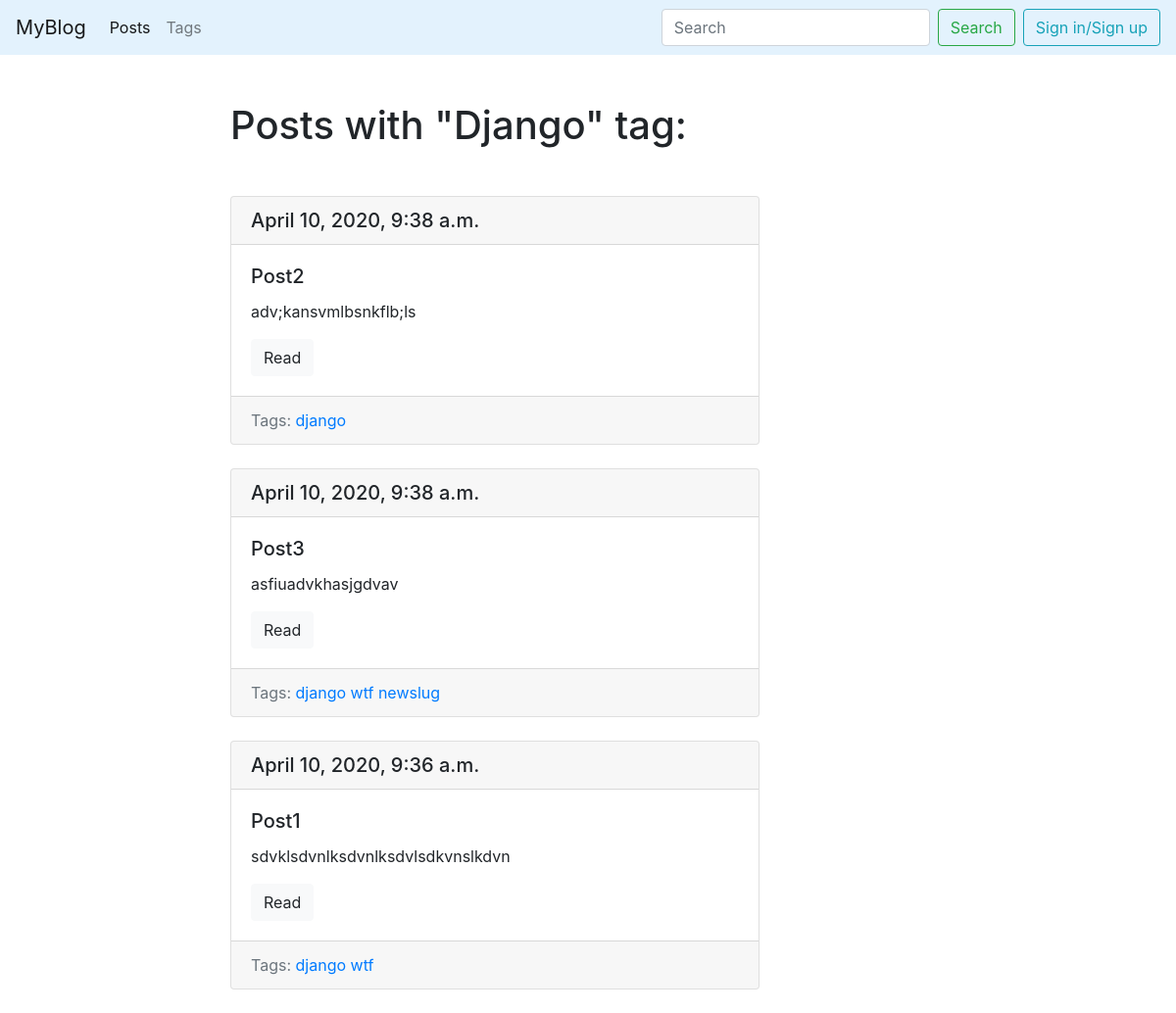
Screenshot of /blog/tag/django/ with the database file from the repository.
### blog/models.py (models this page shows, shortened)
class Tag(models.Model):
    title = models.CharField(max_length = 50)
    slug = models.SlugField(max_length = 50, unique = True)
    def get_absolute_url(self):
        return reverse('tag_detail_url', kwargs={'slug':self.slug})

class Post(models.Model):
    title = models.CharField(max_length = 150, db_index = True)
    slug = models.SlugField(max_length = 150, unique=True, blank = True)
    body = models.TextField(blank = True, db_index = True)
    tags = models.ManyToManyField('Tag', blank = True, related_name='posts')
    date_pub = models.DateTimeField(auto_now_add = True)
    def get_absolute_url(self):
        return reverse('post_detail_url', kwargs={'slug':self.slug})

### blog/views.py (the view)
# urls.py: path('tag/<str:slug>/', TagDetail.as_view(), name='tag_detail_url'),
class TagDetail(ObjectDetailMixin, View):
    model = Tag
    template = 'blog/tag_detail.html'

### blog/utils.py (called while the page is built)
    def get(self, request, slug):
        obj = get_object_or_404(self.model, slug__iexact=slug)
        if self.model == Post:
            form = CommentForm
            return render(request, self.template, context={self.model.__name__.lower(): obj, 'comment_form': form, 'admin_object': obj,
            'detail': True})
        return render(request, self.template, context={self.model.__name__.lower(): obj, 'admin_object': obj,
        'detail': True})

### blog/templates/blog/tag_detail.html (shortened to what this page needs)
{% extends 'blog/base_blog.html' %}
{% block content %}
  <h1 class="mb-5">
    Posts with "{{ tag.title|title }}" tag:
  </h1>
  {% for post in tag.posts.all %}
    {% include 'blog/includes/post_card_template.html' %}
  {% endfor %}
{% endblock %}

### blog/templates/blog/base_blog.html (shortened to what this page needs)
{% extends 'base.html' %}

### templates/base.html (shortened to what this page needs)
{% load static %}
<!DOCTYPE html>
<html lang="en">
<head>
  <link rel="stylesheet" href="https://stackpath.bootstrapcdn.com/bootstrap/4.4.1/css/bootstrap.min.css">
  <link rel="stylesheet" href="{% static 'css/styles.css' %}">
</head>
<body>
  <nav class="navbar navbar-expand-lg navbar-light" style="background-color: #e3f2fd;">
  <a class="navbar-brand" href="{% url 'posts_list_url' %}">MyBlog</a>
  <div class="collapse navbar-collapse" id="navbarTogglerDemo02">
    <ul class="navbar-nav mr-auto mt-2 mt-lg-0">
      <li class="nav-item active">
        <a class="nav-link" href="{% url 'posts_list_url' %}">Posts <span class="sr-only">(current)</span></a>
      </li>
      <li class="nav-item">
        <a class="nav-link" href="{% url 'tags_list_url' %}">Tags</a>
      </li>
    </ul>
    <form class="form-inline my-2 my-lg-0">
      <input class="form-control mr-sm-2" type="search" placeholder="Search">
      <button class="btn btn-outline-success my-2 my-sm-0" type="submit">Search</button>
         {% if request.user.is_authenticated %}
            <a href="{% url 'logout' %}" class="btn btn-outline-info ml-2">Log out</a>
            <a href="{% url 'password_reset' %}" class="btn btn-outline-danger ml-2">Reset password</a>
         {% else %}
            <a href="{% url 'login' %}" class="btn btn-outline-info ml-2">Sign in/Sign up</a>
         {% endif %}
    </form>
  </div>
</nav>
  <div class="container mt-5">
    <div class="row">
      <div class = "col-6 offset-md-2">
        {% block content %}{% endblock %}
      </div>
    </div>
  </div>
</body>
</html>

### blog/templates/blog/includes/post_card_template.html
<div class="card mb-4">
  <h5 class="card-header">{{ post.date_pub }}</h5>
  <div class="card-body">
    <h5 class="card-title">{{ post.title }}</h5>
    <p class="card-text">{{ post.body|truncatewords:15 }}</p>
    <a href="{{ post.get_absolute_url }}" class="btn btn-light">Read</a>
  </div>
  <div class="card-footer text-muted">
    Tags:
    {% for tag in post.tags.all %}
      <a href="{{ tag.get_absolute_url }}">{{ tag.title }}</a>
    {% endfor %}
  </div>
</div>

### rows the page displays
Tag: title "Django", title "django"
Post: date_pub "April 10, 2020, 9:38 a.m.", title "Post2", body "adv;kansvmlbsnkflb;ls"
Post: date_pub "April 10, 2020, 9:38 a.m.", title "Post3", body "asfiuadvkhasjgdvav"
Tag: title "wtf"
Tag: title "newslug"
Post: date_pub "April 10, 2020, 9:36 a.m.", title "Post1", body "sdvklsdvnlksdvnlksdvlsdkvnslkdvn"
